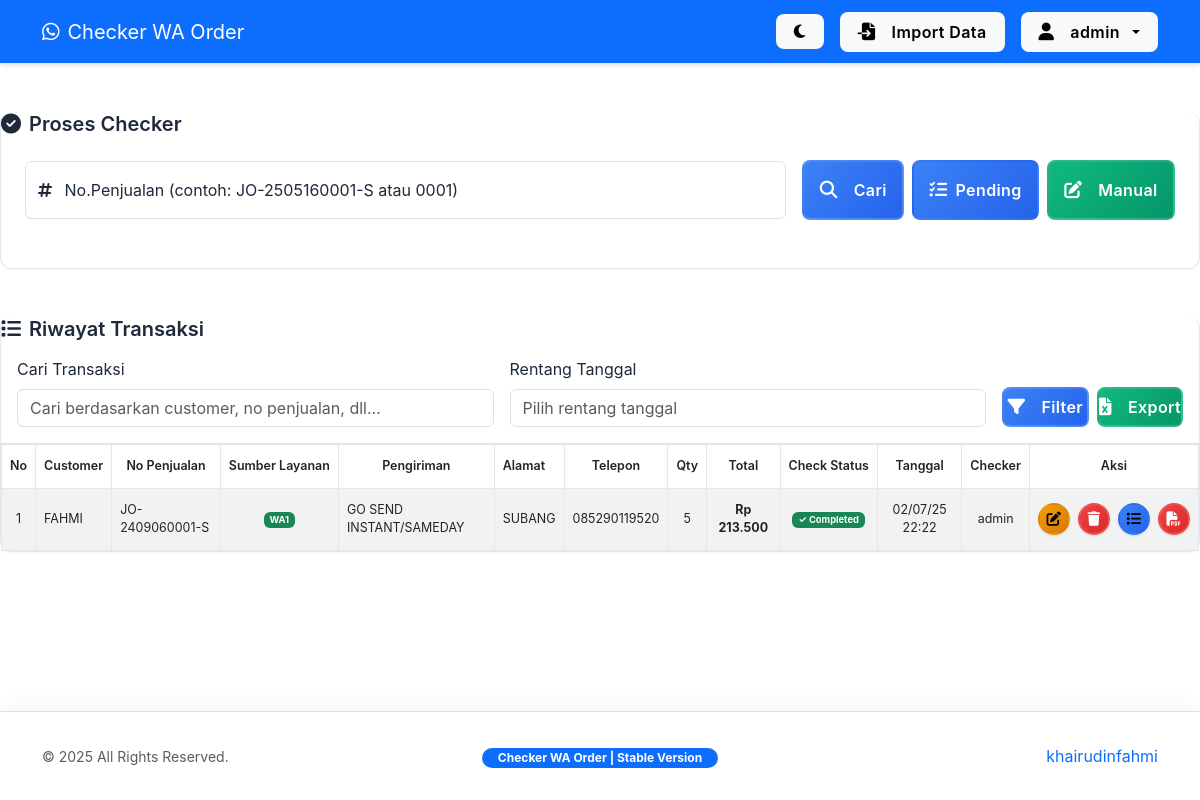
/index.php (signed in), run on the app's committed database.
### tables this page shows
CREATE TABLE `online_wa` (
  `id` int(11) NOT NULL,
  `nama_customer` varchar(255) NOT NULL,
  `no_penjualan` varchar(50) NOT NULL,
  `sumber_layanan` varchar(50) NOT NULL,
  `layanan_pengiriman` varchar(50) NOT NULL,
  `alamat` text NOT NULL,
  `telepon_customer` varchar(20) DEFAULT NULL,
  `total_belanja` decimal(15,2) DEFAULT 0.00,
  `qty` int(11) NOT NULL,
  `checker` varchar(50) NOT NULL,
  `tanggal` datetime NOT NULL,
  `status_checked` enum('pending','partial','completed') DEFAULT 'pending',
  `source` enum('checker','manual') DEFAULT 'manual'
);

### index.php (the view, shortened to what this page needs)
<?php
require 'config.php';
$order_data = [];
$current_page_trans = isset($_GET['page']) ? max(1, (int)$_GET['page']) : 1;
$per_page_trans = 30;
$offset_trans = ($current_page_trans - 1) * $per_page_trans;
$search_trans = isset($_GET['search']) ? mb_strtoupper(sanitize($_GET['search'])) : '';
$date_range_trans = isset($_GET['date_range']) ? sanitize($_GET['date_range']) : '';
$sort_trans = isset($_GET['sort']) ? sanitize($_GET['sort']) : 'tanggal';
$order_trans = isset($_GET['order']) ? strtoupper(sanitize($_GET['order'])) : 'DESC';
$valid_sort_columns_trans = ['nama_customer', 'no_penjualan', 'sumber_layanan', 'layanan_pengiriman', 'qty', 'total_belanja', 'status_checked', 'tanggal'];
$sort_trans = in_array($sort_trans, $valid_sort_columns_trans) ? $sort_trans : 'tanggal';
$order_trans = in_array($order_trans, ['ASC', 'DESC']) ? $order_trans : 'DESC';
$whereClause_trans = " WHERE 1=1 ";
$params_trans = [];
$types_trans = '';
$sql_trans = "SELECT id, nama_customer, no_penjualan, sumber_layanan, layanan_pengiriman,
                alamat, telepon_customer, qty, total_belanja, status_checked, tanggal, checker, source
                FROM online_wa $whereClause_trans ORDER BY $sort_trans $order_trans LIMIT ?, ?";
$stmt_trans = $conn->prepare($sql_trans);
$final_params_trans = [];
$final_types_trans = '';
if (!empty($types_trans)) {
    $final_params_trans = array_merge($params_trans, [$offset_trans, $per_page_trans]);
    $final_types_trans = $types_trans . 'ii';
} else {
    $final_params_trans = [$offset_trans, $per_page_trans];
    $final_types_trans = 'ii';
}
if ($stmt_trans) {
    $stmt_trans->bind_param($final_types_trans, ...$final_params_trans);
    $stmt_trans->execute();
}
$result_transactions = $stmt_trans ? $stmt_trans->get_result() : false;
?>
<!DOCTYPE html>
<html lang="id" data-bs-theme="light">
<head>
    <link href="https://cdn.jsdelivr.net/npm/bootstrap@5.3.0/dist/css/bootstrap.min.css" rel="stylesheet">
    <link rel="stylesheet" href="https://cdnjs.cloudflare.com/ajax/libs/font-awesome/6.4.2/css/all.min.css">
    <link rel="stylesheet" href="https://cdn.jsdelivr.net/npm/flatpickr/dist/flatpickr.min.css">
    <link rel="stylesheet" href="style.css">
</head>
<body>
    <?php include 'header.php'; ?>
    <div class="container main-content custom-container">
        <div class="dashboard-card">
            <div class="card-header">
                <h5 class="mb-0 fw-semibold"><i class="fas fa-check-circle me-2"></i>Proses Checker</h5>
            </div>
            <div class="card-body p-4">
                <form method="POST" class="mb-4">
                    <div class="row g-3 align-items-center">
                        <div class="col-md-8">
                            <div class="form-floating">
                                <input type="text" class="form-control" id="no_penjualan_search"
                                    name="no_penjualan" required
                                    placeholder="JO-2505160001-S atau 0001"
                                    pattern="[A-Za-z0-9-]{4,}"
                                    autocomplete="off"
                                    value="<?= htmlspecialchars($_POST['no_penjualan'] ?? '') ?>">
                                <label for="no_penjualan_search">
                                </label>
                            </div>
                        </div>
                        <div class="col-md-4">
                            <div class="d-flex gap-2">
                                <button type="submit" name="search_order" class="btn btn-primary flex-grow-1 py-3">
                                    <i class="fas fa-search me-2"></i>Cari
                                </button>
                                <a href="order_list.php" class="btn btn-info flex-grow-1 py-3 text-white">
                                    <i class="fas fa-list-check"></i>Pending
                                </a>
                                <a href="manual_order.php" class="btn btn-success flex-grow-1 py-3">
                                    <i class="fas fa-pen-to-square me-2"></i>Manual
                                </a>
                            </div>
                        </div>
                    </div>
                </form>
            </div>
        </div>
        <?php if (empty($order_data)): ?>
        <div class="dashboard-card mt-4">
            <div class="card-header"><h5 class="mb-0 fw-semibold"><i class="fas fa-list me-2"></i>Riwayat Transaksi</h5></div>
            <div class="card-body p-0">
<div class="p-3 border-bottom">
    <form method="GET" action="index.php" id="filterForm" class="row g-3 align-items-end">
        <div class="col-md-5">
            <label for="search" class="form-label">Cari Transaksi</label>
            <input type="text" name="search" id="search" class="form-control" placeholder="Cari berdasarkan customer, no penjualan, dll..." value="<?= htmlspecialchars($search_trans) ?>">
        </div>
        <div class="col-md-5">
            <label for="date_range" class="form-label">Rentang Tanggal</label>
            <input type="text" id="date_range" name="date_range" class="form-control" placeholder="Pilih rentang tanggal" value="<?= htmlspecialchars($date_range_trans) ?>">
        </div>
        <div class="col-md-2 d-flex gap-2">
            <button type="submit" class="btn btn-primary w-100"><i class="fas fa-filter me-2"></i>Filter</button>
            <button type="button" class="btn btn-success w-100" onclick="exportData()"><i class="fas fa-file-excel me-2"></i>Export</button>
        </div>
    </form>
</div>
                <div class="table-responsive">
                    <table class="table table-striped table-bordered table-hover mb-0 data-table">
                        <thead class="bg-primary text-white">
    <tr>
        <th class="text-center">No</th>
        <th class="text-center">Customer</th>
        <th class="text-center">No Penjualan</th>
        <th class="text-center">Sumber Layanan</th>
        <th class="text-center">Pengiriman</th>
        <th>Alamat</th>
        <th class="text-center">Telepon</th>
        <th class="text-center">Qty</th>
        <th class="text-center">Total</th>
        <th class="text-center">Check Status</th>
        <th class="text-center">Tanggal</th>
        <th class="text-center">Checker</th>
        <th class="text-center">Aksi</th>
    </tr>
</thead>
                        <tbody>
    <?php if ($result_transactions && $result_transactions->num_rows > 0): ?>
        <?php $no_trans = $offset_trans + 1; ?>
        <?php while ($row_trans = $result_transactions->fetch_assoc()): ?>
        <tr>
            <td class="text-center"><?= $no_trans++ ?></td>
            <td><?= htmlspecialchars($row_trans['nama_customer']) ?></td>
            <td><?= htmlspecialchars($row_trans['no_penjualan']) ?></td>
            <td class="text-center">
                <span class="badge <?= match(strtoupper($row_trans['sumber_layanan'] ?? '')) {
                    'WA1' => 'bg-success', 'WA2' => 'bg-info', 'SHOPIFY' => 'bg-warning', 'BELANJA DI TOKO' => 'bg-secondary', default => 'bg-primary'
                } ?>">
                    <?= htmlspecialchars($row_trans['sumber_layanan']) ?>
                </span>
            </td>
            <td><?= htmlspecialchars($row_trans['layanan_pengiriman']) ?></td>
            <td class="address-cell" onclick="showAddressModal('<?= htmlspecialchars(addslashes($row_trans['alamat'])) ?>')"><?= truncateText($row_trans['alamat'], 20) ?></td>
            <td class="text-center"><?= htmlspecialchars($row_trans['telepon_customer'] ?? '') ?></td>
            <td class="text-center"><?= number_format($row_trans['qty']) ?></td>
            <td class="text-center fw-bold"><?= formatCurrency($row_trans['total_belanja']) ?></td>
            <td class="text-center">
                <span class="badge <?= match($row_trans['status_checked']) {
                    'completed' => 'bg-success', 'partial' => 'bg-warning', default => 'bg-secondary'
                } ?>">
                    <?= match($row_trans['status_checked']) {
                        'completed' => '✓ Completed', 'partial' => '! Partial', default => 'Pending'
                    } ?>
                </span>
            </td>
            <td class="text-center"><?= date('d/m/y H:i', strtotime($row_trans['tanggal'])) ?></td>
            <td class="text-center"><?= htmlspecialchars($row_trans['checker']) ?></td>
            <td class="text-center">
    <div class="d-flex justify-content-center gap-2 aksi-buttons">
        <?php if ($row_trans['source'] === 'checker'): ?>
            <a href="edit_checker_order.php?edit=<?= $row_trans['id'] ?>" class="btn btn-sm btn-warning" onclick="return confirmEdit(event, 'edit_checker_order.php?edit=<?= $row_trans['id'] ?>')"><i class="fas fa-edit"></i></a>
        <?php else: ?>
            <a href="manual_order.php?edit=<?= $row_trans['id'] ?>" class="btn btn-sm btn-warning" onclick="return confirmEdit(event, 'manual_order.php?edit=<?= $row_trans['id'] ?>')"><i class="fas fa-edit"></i></a>
        <?php endif; ?>
        <?php if ($_SESSION['user']['role'] === 'admin'): ?>
        <form method="POST" class="delete-form d-inline">
            <button type="submit" class="btn btn-sm btn-danger delete-btn"><i class="fas fa-trash"></i></button>
        </form>
        <?php endif; ?>
        <button class="btn btn-sm btn-info" onclick="showItems(<?= $row_trans['id'] ?>)" title="View Items">
            <i class="fas fa-list"></i>
        </button>
        <a href="export_pdf.php?id=<?= $row_trans['id'] ?>" class="btn btn-sm btn-danger" title="Export PDF" target="_blank">
            <i class="fas fa-file-pdf"></i>
        </a>
    </div>
</td>
                                </tr>
                                <?php endwhile; ?>
                            <?php else: ?>
                                <tr><td colspan="13" class="text-center py-4 text-muted">Data Tidak Ditemukan</td></tr>
                            <?php endif; ?>
                        </tbody>
                    </table>
                </div>
            </div>
        </div>
        <?php endif; ?>
</div>
    <?php include 'footer.php'; ?>
</body>
</html>
<?php
function truncateText($text, $length) {
    return mb_strlen($text) > $length ? mb_substr($text, 0, $length) . '...' : $text;
}
function formatCurrency($amount) {
    return 'Rp ' . number_format($amount, 0, ',', '.');
}
?>

### style.css (style rules this page uses)
:root { --primary-dark: #2563eb; --primary: #3b82f6; --secondary: #64748b; --success: #10b981; --danger: #ef4444; --surface: #ffffff; --border: #e2e8f0; --text-primary: #1e293b; }
body { background-color: var(--surface); font-family: 'Inter', sans-serif; color: var(--text-primary); transition: background-color 0.3s ease, color 0.3s ease; display: flex; flex-direction: column; min-height: 100vh; margin: 0; padding: 0; }
.custom-container { max-width: 1300px; margin: 0 auto; padding: 20px; display: flex; flex-direction: column; gap: 0; }
.btn { font-weight: 600; letter-spacing: 0.025em; border-radius: 8px; transition: all 0.25s cubic-bezier(0.4, 0, 0.2, 1); display: inline-flex; align-items: center; justify-content: center; gap: 8px; border: 2px solid transparent; position: relative; overflow: hidden; }
.btn i { font-size: 1.1em; transition: transform 0.2s ease; }
.btn-sm { padding: 0.5rem 1rem; font-size: 0.875rem; }
.btn-primary { background: linear-gradient(135deg, var(--primary) 0%, var(--primary-dark) 100%); border-color: rgba(255, 255, 255, 0.15); }
.btn-success { background: linear-gradient(135deg, #10b981 0%, #059669 100%); border-color: rgba(255, 255, 255, 0.15); }
.btn-danger { background: linear-gradient(135deg, #ef4444 0%, #dc2626 100%); border-color: rgba(255, 255, 255, 0.15); }
.btn-info { background: linear-gradient(135deg, #3b82f6 0%, #2563eb 100%); }
.btn-warning { background: linear-gradient(135deg, #f59e0b 0%, #d97706 100%); }
.main-content { padding: calc(64px + 2rem) 0 1.5rem 0; gap: 0; display: flex; flex-direction: column; flex: 1 0 auto; width: 100%; margin-top: 0; border-top: none; }
.dashboard-card { background: var(--surface); border: 1px solid var(--border); border-radius: 12px; box-shadow: 0 1px 3px rgba(0,0,0,0.05); transition: transform 0.2s ease; margin-bottom: 1.5rem; margin-top: 1rem; border-top: none; width: 100%; box-sizing: border-box; }
.table-responsive { width: 100%; }
.data-table { --bs-table-hover-bg: rgba(59, 130, 246, 0.05); border-color: var(--border); color: var(--text-primary); width: 100%; table-layout: auto; border-collapse: collapse; font-size: 0.8rem; border: 1px solid var(--border); }
.data-table th, .data-table td { padding: 0.75rem 0.5rem; vertical-align: middle; text-align: left; word-wrap: break-word; border-bottom: 1px solid var(--border); }
.data-table thead th { background: var(--surface); font-weight: 600; white-space: nowrap; position: sticky; top: 0; z-index: 10; }
.data-table .text-center { text-align: center !important; }
.aksi-buttons { display: flex; gap: 4px; align-items: center; justify-content: center; flex-wrap: nowrap; }
.aksi-buttons .btn { width: 32px; height: 32px; padding: 0; border-radius: 50%; box-shadow: 0 1px 2px rgba(0, 0, 0, 0.1); transition: all 0.2s ease; flex-shrink: 0; }
.aksi-buttons .btn i { margin: 0; font-size: 0.9rem; }
@media (max-width: 1200px) { .data-table { font-size: 0.78rem; } }

### data on the page
online_wa: nama_customer "FAHMI", no_penjualan "JO-2409060001-S", sumber_layanan "WA1", layanan_pengiriman "GO SEND INSTANT/SAMEDAY", alamat "SUBANG", telepon_customer "085290119520", qty "5", total_belanja "Rp 213.500", status_checked "✓ Completed", tanggal "02/07/25 22:22", checker "admin"

### other printed values
$_SESSION['user']['username'] "admin"
